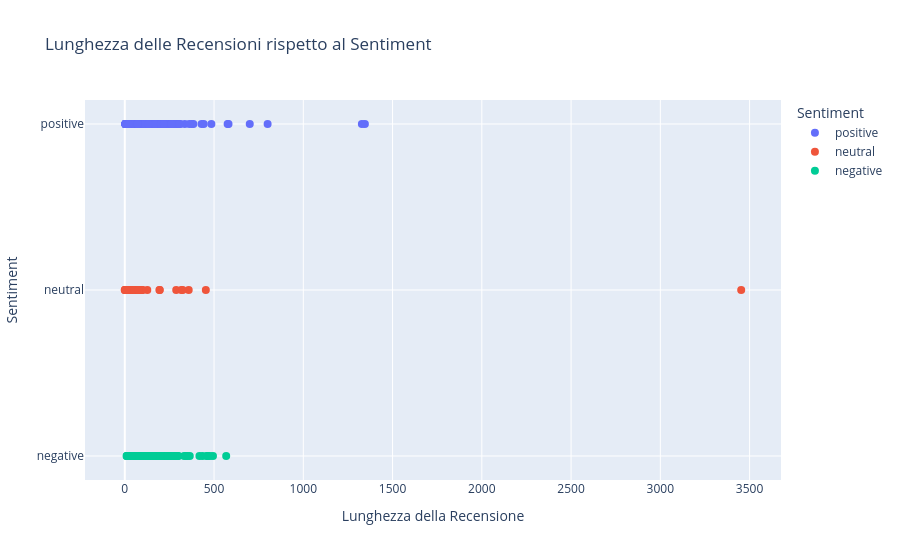

Source (notebook cell):
### Code cell
# Aggiungi una colonna per la lunghezza delle recensioni
df_cleaned['Review_Length'] = df_cleaned['Processed_Review'].apply(len)

# Crea un diagramma a dispersione 
fig = px.scatter(df_cleaned, x='Review_Length', y='Sentiment', color='Sentiment', 
                 title='Lunghezza delle Recensioni rispetto al Sentiment',
                 labels={'Review_Length': 'Lunghezza della Recensione', 'Sentiment': 'Sentiment'})
fig.update_traces(marker=dict(size=8))
fig.show()

### Figure 1 — Plotly figure (JSON) as saved in the notebook; plotly's stock layout.template omitted (floating-point values rounded to 4 significant figures; data arrays with more than 128 entries replaced by an {"elided": "..."} marker saying what was removed)
{"data": [{"hovertemplate": "Sentiment=%{y}<br>Lunghezza della Recensione=%{x}<extra></extra>", "legendgroup": "positive", "marker": {"color": "#636efa", "size": 8, "symbol": "circle"}, "mode": "markers", "name": "positive", "orientation": "h", "showlegend": true, "type": "scatter", "x": {"elided": "220 int values"}, "xaxis": "x", "y": {"elided": "220 str values"}, "yaxis": "y"}, {"hovertemplate": "Sentiment=%{y}<br>Lunghezza della Recensione=%{x}<extra></extra>", "legendgroup": "neutral", "marker": {"color": "#EF553B", "size": 8, "symbol": "circle"}, "mode": "markers", "name": "neutral", "orientation": "h", "showlegend": true, "type": "scatter", "x": [18, 75, 5, 0, 45, 9, 10, 19, 36, 64, 5, 9, 11, 5, 47, 7, 6, 18, 20, 9, 76, 20, 64, 126, 10, 8, 65, 4, 25, 17, 37, 18, 49, 9, 18, 49, 40, 6, 22, 96, 317, 17, 358, 52, 10, 17, 10, 12, 194, 65, 22, 14, 16, 6, 11, 288, 59, 78, 49, 81, 21, 30, 0, 47, 3453, 5, 18, 79, 25, 68, 17, 69, 28, 196, 17, 68, 32, 32, 26, 25, 30, 27, 36, 71, 21, 454, 69, 37, 14, 5, 324, 60, 61, 99, 55, 94, 76], "xaxis": "x", "y": ["neutral", "neutral", "neutral", "neutral", "neutral", "neutral", "neutral", "neutral", "neutral", "neutral", "neutral", "neutral", "neutral", "neutral", "neutral", "neutral", "neutral", "neutral", "neutral", "neutral", "neutral", "neutral", "neutral", "neutral", "neutral", "neutral", "neutral", "neutral", "neutral", "neutral", "neutral", "neutral", "neutral", "neutral", "neutral", "neutral", "neutral", "neutral", "neutral", "neutral", "neutral", "neutral", "neutral", "neutral", "neutral", "neutral", "neutral", "neutral", "neutral", "neutral", "neutral", "neutral", "neutral", "neutral", "neutral", "neutral", "neutral", "neutral", "neutral", "neutral", "neutral", "neutral", "neutral", "neutral", "neutral", "neutral", "neutral", "neutral", "neutral", "neutral", "neutral", "neutral", "neutral", "neutral", "neutral", "neutral", "neutral", "neutral", "neutral", "neutral", "neutral", "neutral", "neutral", "neutral", "neutral", "neutral", "neutral", "neutral", "neutral", "neutral", "neutral", "neutral", "neutral", "neutral", "neutral", "neutral", "neutral"], "yaxis": "y"}, {"hovertemplate": "Sentiment=%{y}<br>Lunghezza della Recensione=%{x}<extra></extra>", "legendgroup": "negative", "marker": {"color": "#00cc96", "size": 8, "symbol": "circle"}, "mode": "markers", "name": "negative", "orientation": "h", "showlegend": true, "type": "scatter", "x": [52, 86, 56, 58, 494, 12, 90, 86, 137, 151, 243, 176, 364, 44, 24, 162, 33, 229, 114, 80, 343, 72, 52, 68, 144, 96, 224, 141, 41, 568, 92, 76, 102, 24, 352, 48, 254, 19, 97, 175, 91, 275, 167, 160, 103, 198, 155, 21, 135, 153, 83, 74, 81, 33, 44, 84, 39, 80, 245, 132, 227, 156, 103, 93, 129, 106, 41, 418, 463, 200, 283, 168, 300, 460, 436, 131, 289, 214, 239, 255, 332, 162, 477, 244, 12, 297, 238, 104, 198, 71, 39, 171, 152, 102, 168, 125, 270, 175, 156, 10, 18], "xaxis": "x", "y": ["negative", "negative", "negative", "negative", "negative", "negative", "negative", "negative", "negative", "negative", "negative", "negative", "negative", "negative", "negative", "negative", "negative", "negative", "negative", "negative", "negative", "negative", "negative", "negative", "negative", "negative", "negative", "negative", "negative", "negative", "negative", "negative", "negative", "negative", "negative", "negative", "negative", "negative", "negative", "negative", "negative", "negative", "negative", "negative", "negative", "negative", "negative", "negative", "negative", "negative", "negative", "negative", "negative", "negative", "negative", "negative", "negative", "negative", "negative", "negative", "negative", "negative", "negative", "negative", "negative", "negative", "negative", "negative", "negative", "negative", "negative", "negative", "negative", "negative", "negative", "negative", "negative", "negative", "negative", "negative", "negative", "negative", "negative", "negative", "negative", "negative", "negative", "negative", "negative", "negative", "negative", "negative", "negative", "negative", "negative", "negative", "negative", "negative", "negative", "negative", "negative"], "yaxis": "y"}], "layout": {"legend": {"title": {"text": "Sentiment"}, "tracegroupgap": 0}, "title": {"text": "Lunghezza delle Recensioni rispetto al Sentiment"}, "xaxis": {"anchor": "y", "domain": [0, 1], "title": {"text": "Lunghezza della Recensione"}}, "yaxis": {"anchor": "x", "categoryarray": ["negative", "neutral", "positive"], "categoryorder": "array", "domain": [0, 1], "title": {"text": "Sentiment"}}}}
